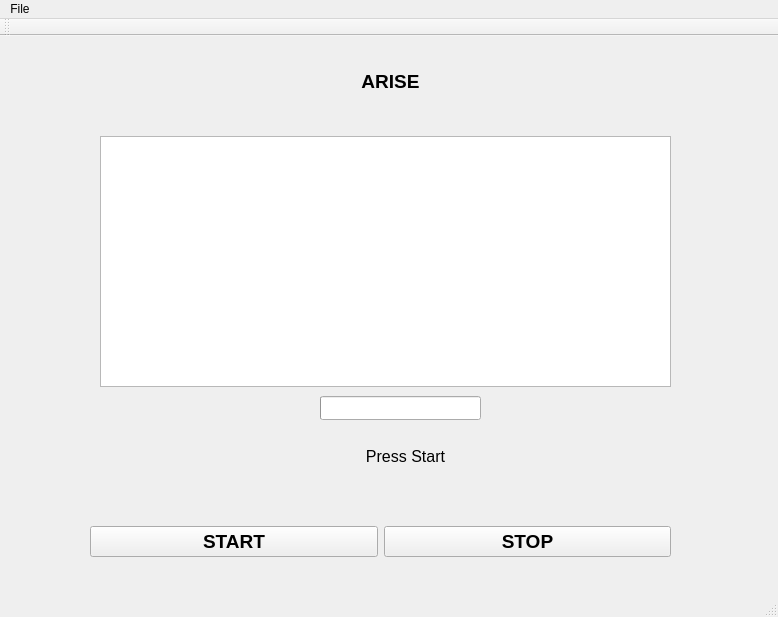
<?xml version="1.0" encoding="UTF-8"?>
<ui version="4.0">
 <class>MainWindow</class>
 <widget class="QMainWindow" name="MainWindow">
  <property name="geometry">
   <rect>
    <x>0</x>
    <y>0</y>
    <width>778</width>
    <height>617</height>
   </rect>
  </property>
  <property name="windowTitle">
   <string>MainWindow</string>
  </property>
  <widget class="QWidget" name="centralwidget">
   <widget class="QWidget" name="horizontalLayoutWidget">
    <property name="geometry">
     <rect>
      <x>90</x>
      <y>450</y>
      <width>581</width>
      <height>111</height>
     </rect>
    </property>
    <layout class="QHBoxLayout" name="horizontalLayout">
     <item>
      <widget class="QPushButton" name="pushButtonStart">
       <property name="font">
        <font>
         <pointsize>14</pointsize>
         <weight>75</weight>
         <bold>true</bold>
        </font>
       </property>
       <property name="text">
        <string>START</string>
       </property>
       <property name="icon">
        <iconset>
         <normaloff>C:/Users/ZakyWisnu/Pictures/play-button.png</normaloff>C:/Users/ZakyWisnu/Pictures/play-button.png</iconset>
       </property>
       <property name="iconSize">
        <size>
         <width>50</width>
         <height>50</height>
        </size>
       </property>
       <property name="autoDefault">
        <bool>false</bool>
       </property>
      </widget>
     </item>
     <item>
      <widget class="QPushButton" name="pushButtonStop">
       <property name="font">
        <font>
         <pointsize>14</pointsize>
         <weight>75</weight>
         <bold>true</bold>
        </font>
       </property>
       <property name="text">
        <string>STOP</string>
       </property>
       <property name="icon">
        <iconset>
         <normaloff>C:/Users/ZakyWisnu/Pictures/Stop-Button.png</normaloff>C:/Users/ZakyWisnu/Pictures/Stop-Button.png</iconset>
       </property>
       <property name="iconSize">
        <size>
         <width>50</width>
         <height>50</height>
        </size>
       </property>
      </widget>
     </item>
    </layout>
   </widget>
   <widget class="QLabel" name="logoUGM">
    <property name="geometry">
     <rect>
      <x>90</x>
      <y>0</y>
      <width>101</width>
      <height>91</height>
     </rect>
    </property>
    <property name="text">
     <string/>
    </property>
    <property name="pixmap">
     <pixmap>C:/Users/ZakyWisnu/Pictures/UGM.png</pixmap>
    </property>
    <property name="scaledContents">
     <bool>true</bool>
    </property>
   </widget>
   <widget class="QLabel" name="logoTeti">
    <property name="geometry">
     <rect>
      <x>600</x>
      <y>10</y>
      <width>91</width>
      <height>81</height>
     </rect>
    </property>
    <property name="text">
     <string/>
    </property>
    <property name="pixmap">
     <pixmap>C:/Users/ZakyWisnu/Pictures/kmteti.png</pixmap>
    </property>
    <property name="scaledContents">
     <bool>true</bool>
    </property>
   </widget>
   <widget class="QLabel" name="labelTitle">
    <property name="geometry">
     <rect>
      <x>260</x>
      <y>20</y>
      <width>261</width>
      <height>51</height>
     </rect>
    </property>
    <property name="font">
     <font>
      <pointsize>14</pointsize>
      <weight>75</weight>
      <bold>true</bold>
     </font>
    </property>
    <property name="frameShape">
     <enum>QFrame::NoFrame</enum>
    </property>
    <property name="frameShadow">
     <enum>QFrame::Raised</enum>
    </property>
    <property name="text">
     <string>ARISE</string>
    </property>
    <property name="textFormat">
     <enum>Qt::PlainText</enum>
    </property>
    <property name="scaledContents">
     <bool>false</bool>
    </property>
    <property name="alignment">
     <set>Qt::AlignCenter</set>
    </property>
    <property name="wordWrap">
     <bool>false</bool>
    </property>
    <property name="margin">
     <number>0</number>
    </property>
    <property name="textInteractionFlags">
     <set>Qt::NoTextInteraction</set>
    </property>
   </widget>
   <widget class="QProgressBar" name="progressBar">
    <property name="geometry">
     <rect>
      <x>320</x>
      <y>360</y>
      <width>161</width>
      <height>24</height>
     </rect>
    </property>
    <property name="value">
     <number>0</number>
    </property>
    <property name="textVisible">
     <bool>false</bool>
    </property>
   </widget>
   <widget class="QTextEdit" name="textEdit">
    <property name="geometry">
     <rect>
      <x>100</x>
      <y>100</y>
      <width>571</width>
      <height>251</height>
     </rect>
    </property>
   </widget>
   <widget class="QLabel" name="label">
    <property name="geometry">
     <rect>
      <x>260</x>
      <y>400</y>
      <width>291</width>
      <height>41</height>
     </rect>
    </property>
    <property name="font">
     <font>
      <pointsize>12</pointsize>
     </font>
    </property>
    <property name="text">
     <string>Press Start</string>
    </property>
    <property name="alignment">
     <set>Qt::AlignCenter</set>
    </property>
   </widget>
  </widget>
  <widget class="QMenuBar" name="menubar">
   <property name="geometry">
    <rect>
     <x>0</x>
     <y>0</y>
     <width>778</width>
     <height>26</height>
    </rect>
   </property>
   <widget class="QMenu" name="menuFile">
    <property name="title">
     <string>File</string>
    </property>
    <addaction name="actionNew"/>
    <addaction name="actionOpen"/>
    <addaction name="actionSave"/>
    <addaction name="actionExit"/>
   </widget>
   <addaction name="menuFile"/>
  </widget>
  <widget class="QStatusBar" name="statusbar"/>
  <widget class="QToolBar" name="toolBar">
   <property name="windowTitle">
    <string>toolBar</string>
   </property>
   <attribute name="toolBarArea">
    <enum>TopToolBarArea</enum>
   </attribute>
   <attribute name="toolBarBreak">
    <bool>false</bool>
   </attribute>
  </widget>
  <action name="actionExit">
   <property name="text">
    <string>Exit</string>
   </property>
  </action>
  <action name="actionNew">
   <property name="text">
    <string>New</string>
   </property>
  </action>
  <action name="actionSave">
   <property name="text">
    <string>Save</string>
   </property>
  </action>
  <action name="actionOpen">
   <property name="text">
    <string>Open</string>
   </property>
  </action>
 </widget>
 <resources/>
 <connections/>
</ui>
